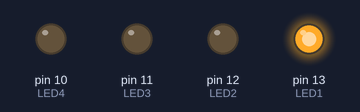
Simulated run of this sketch. Board: Arduino Uno, built with avr-gcc and run on an emulated ATmega328P. Shown: output pins drawn as LEDs (lit = HIGH).

Above: at 0.12 s.
At 0.7 s:
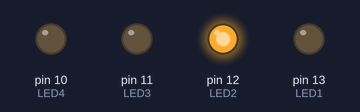
At 1.62 s:
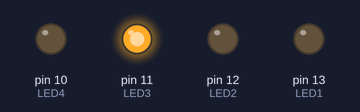
At 2.2 s:
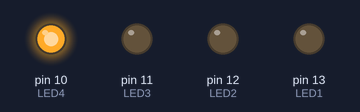
At 5.7 s:
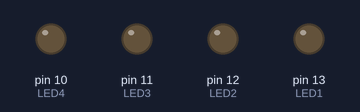
Timing chart, 0 to 6.9 s (numbered marks = the images above):
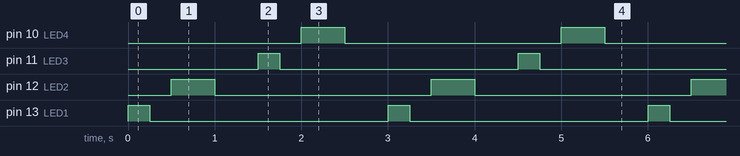

Measured:
- by itself, pin 10 (LED4), pin 12 (LED2): alternates HIGH for 0.50 s and LOW for 2.5 s
- by itself, pin 11 (LED3), pin 13 (LED1): alternates HIGH for 0.25 s and LOW for 2.8 s
- by itself, everything shown: repeats every 3.0 s, in 8 steps

The sketch:

Four_LED_Blink_Week3Assignment.ino
```cpp
/*
 * Blink 4 LEDs
 * Connect LEDs to digital pins 10, 11, 12 and 13.
 Code Edited:
    Jay J Gurung
    9-12-2023
 */

const int LED1 = 13; // create a variable called LED1 and assign its value to 12
const int LED2 = 12; // create a variable called LED2 and assign its value to 13
const int LED3 = 11; // create a variable called LED3 and assign its value to 11
const int LED4 = 10; // create a variable called LED4 and assign its value to 10

// put your setup code here, to run once:
void setup() {
  pinMode(LED1, OUTPUT); // initialize pins as outputs
  pinMode(LED2, OUTPUT);
  pinMode(LED3, OUTPUT);
  pinMode(LED4, OUTPUT);
}

// put your main code here, to run repeatedly:
void loop() {
  digitalWrite(LED1, HIGH); // turn on LED1
  delay(250);              // wait 250 milliseconds (1/4 second)
  digitalWrite(LED1, LOW);  // turn off LED1
  delay(250);              // wait 0.25 second
  digitalWrite(LED2, HIGH); // turn on LED2
  delay(500);              // wait 0.5 seconds
  digitalWrite(LED2, LOW);  // turn off LED2
  delay(500);              // wait 0.5 seconds
  digitalWrite(LED3, HIGH); // turn on LED3
  delay(250);              // wait 250 milliseconds (0.25 second)
  digitalWrite(LED3, LOW);  // turn off LED3
  delay(250);              // wait 0.25 second
  digitalWrite(LED4, HIGH); // turn on LED4
  delay(500);              // wait 0.5 seconds
  digitalWrite(LED4, LOW);  // turn off LED4
  delay(500);              // wait 0.5 seconds
}

// Modify the delay values to create different timing. Re-upload code to your board.
```
